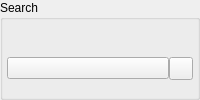
       <widget class="QGroupBox" name="wSearch">
        <property name="title">
         <string>Search</string>
        </property>
        <layout class="QVBoxLayout" name="wSearchLayout">
         <property name="spacing">
          <number>0</number>
         </property>
         <property name="leftMargin">
          <number>4</number>
         </property>
         <property name="topMargin">
          <number>24</number>
         </property>
         <property name="rightMargin">
          <number>4</number>
         </property>
         <property name="bottomMargin">
          <number>4</number>
         </property>
         <item>
          <widget class="QFrame" name="fSearchString">
           <property name="focusPolicy">
            <enum>Qt::StrongFocus</enum>
           </property>
           <property name="frameShape">
            <enum>QFrame::NoFrame</enum>
           </property>
           <property name="frameShadow">
            <enum>QFrame::Plain</enum>
           </property>
           <layout class="QHBoxLayout" name="horizontalLayout_14">
            <property name="spacing">
             <number>0</number>
            </property>
            <property name="leftMargin">
             <number>0</number>
            </property>
            <property name="topMargin">
             <number>0</number>
            </property>
            <property name="rightMargin">
             <number>0</number>
            </property>
            <property name="bottomMargin">
             <number>0</number>
            </property>
            <item>
             <widget class="QPushButton" name="bSearchString">
              <property name="cursor">
               <cursorShape>PointingHandCursor</cursorShape>
              </property>
              <property name="text">
               <string notr="true"/>
              </property>
              <property name="icon">
               <iconset theme="search_result" resource="../../../gui/Resources_win.qrc">
                <normaloff>:/images/transfer_manager/sidebar/search_result_default.png</normaloff>:/images/transfer_manager/sidebar/search_result_default.png</iconset>
              </property>
              <property name="checkable">
               <bool>true</bool>
              </property>
              <property name="autoDefault">
               <bool>false</bool>
              </property>
              <property name="default_icon" stdset="0">
               <string notr="true">qrc:/images/transfer_manager/sidebar/search_result_default.png</string>
              </property>
             </widget>
            </item>
            <item>
             <widget class="QToolButton" name="tClearSearchResult">
              <property name="cursor">
               <cursorShape>PointingHandCursor</cursorShape>
              </property>
              <property name="text">
               <string/>
              </property>
              <property name="icon">
               <iconset theme="delete_search" resource="../../../gui/Resources_win.qrc">
                <normaloff>:/images/transfer_manager/sidebar/delete_search_result_default.png</normaloff>:/images/transfer_manager/sidebar/delete_search_result_default.png</iconset>
              </property>
              <property name="default_icon" stdset="0">
               <string notr="true">qrc:/images/transfer_manager/sidebar/delete_search_result_default.png</string>
              </property>
             </widget>
            </item>
           </layout>
          </widget>
         </item>
        </layout>
       </widget>
